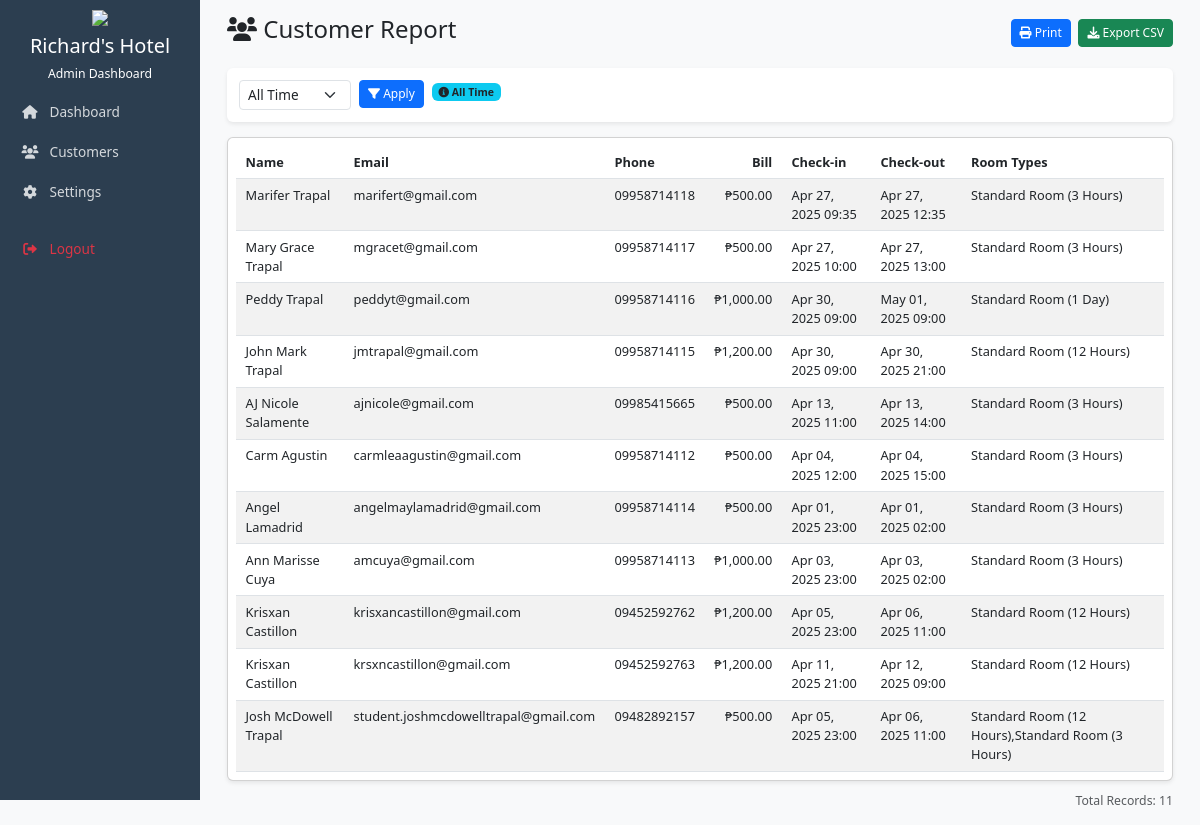
Page /admin/customer_report.php (signed in) on the committed database.
### tables this page shows
CREATE TABLE IF NOT EXISTS `customers` (
  `id` int NOT NULL AUTO_INCREMENT,
  `first_name` varchar(50) NOT NULL,
  `last_name` varchar(50) NOT NULL,
  `email` varchar(100) DEFAULT NULL,
  `username` varchar(50) NOT NULL,
  `password` varchar(255) NOT NULL,
  `phone` varchar(20) NOT NULL,
  `address` text,
  `id_type` varchar(50) NOT NULL,
  `id_number` varchar(50) NOT NULL,
  `created_at` timestamp NOT NULL DEFAULT CURRENT_TIMESTAMP,
  `updated_at` timestamp NOT NULL DEFAULT CURRENT_TIMESTAMP ON UPDATE CURRENT_TIMESTAMP,
  PRIMARY KEY (`id`),
  UNIQUE KEY `email` (`email`)
);

### admin/customer_report.php (the view, shortened to what this page needs)
<?php
require_once '../config/database.php';
$filter = isset($_GET['filter']) ? $_GET['filter'] : 'all';
$date_filter_sql = "";
$filter_description = "All Time";
try {
$stmt = $pdo->prepare("
SELECT
    c.*,
    COUNT(DISTINCT b.id) as total_bookings,
    SUM(CASE WHEN b.status != 'cancelled' THEN b.total_amount ELSE 0 END) as total_spent,
    MAX(b.created_at) as last_booking_date,
    GROUP_CONCAT(DISTINCT rt.name) as room_types_booked,
    DATE_FORMAT(MAX(b.check_in), '%Y-%m-%d %H:%i') as latest_check_in,
    DATE_FORMAT(MAX(b.check_out), '%Y-%m-%d %H:%i') as latest_check_out
FROM customers c
LEFT JOIN bookings b ON c.id = b.customer_id
LEFT JOIN rooms r ON b.room_id = r.id
LEFT JOIN room_types rt ON r.room_type_id = rt.id
WHERE 1=1 $date_filter_sql
GROUP BY c.id
ORDER BY c.created_at DESC
");
    $stmt->execute();
    $customers = $stmt->fetchAll(PDO::FETCH_ASSOC);
} catch (PDOException $e) {
    die("Error: " . $e->getMessage());
}
?>
<!DOCTYPE html>
<html lang="en">
<head>
    <link href="https://cdn.jsdelivr.net/npm/bootstrap@5.3.0/dist/css/bootstrap.min.css" rel="stylesheet">
    <link rel="stylesheet" href="https://cdnjs.cloudflare.com/ajax/libs/font-awesome/6.0.0/css/all.min.css">
    <link rel="stylesheet" href="https://cdn.jsdelivr.net/npm/flatpickr/dist/flatpickr.min.css">
</head>
<body class="bg-light">
    <nav class="sidebar">
        <div class="text-center mb-2">
        <img src="../images/logo.png" class="mb-2" style="width: 80px; height: auto;">
            <h5 class="mb-1">Richard's Hotel</h5>
            <small>Admin Dashboard</small>
        </div>
        <ul class="nav flex-column">
            <li class="nav-item">
                <a class="nav-link active" href="dashboard.php">
                    <i class="fas fa-home"></i> Dashboard
                </a>
            </li>
            <li class="nav-item">
                <a class="nav-link" href="customer_report.php">
                    <i class="fas fa-users"></i> Customers
                </a>
            </li>
            <li class="nav-item">
                <a class="nav-link" href="#" data-bs-toggle="modal" data-bs-target="#settingsModal">
                    <i class="fas fa-cog"></i> Settings
                </a>
            </li>
            <li class="nav-item mt-3">
                <a class="nav-link text-danger" href="logout.php">
                    <i class="fas fa-sign-out-alt"></i> Logout
                </a>
            </li>
        </ul>
    </nav>
    <div class="main-content">
        <div class="container-fluid">
            <div class="d-flex justify-content-between align-items-center mb-3">
                <h2><i class="fas fa-users"></i> Customer Report</h2>
                <div class="no-print">
                    <button onclick="window.print()" class="btn btn-sm btn-primary me-1">
                        <i class="fas fa-print"></i> Print
                    </button>
                    <button onclick="exportToCSV()" class="btn btn-sm btn-success">
                        <i class="fas fa-download"></i> Export CSV
                    </button>
                </div>
            </div>
            <div class="filter-card no-print">
                <form id="filter-form" method="GET" class="row g-2">
                    <div class="col-auto">
                        <select name="filter" id="filter-select" class="form-select form-select-sm">
                            <option value="all" <?= $filter == 'all' ? 'selected' : '' ?>>All Time</option>
                        </select>
                    </div>
                    <div class="col-auto">
                        <button type="submit" class="btn btn-sm btn-primary">
                            <i class="fas fa-filter"></i> Apply
                        </button>
                    </div>
                    <div class="col ms-auto">
                        <span class="badge bg-info text-dark">
                            <i class="fas fa-info-circle"></i> <?= $filter_description ?>
                        </span>
                    </div>
                </form>
            </div>
            <div class="card">
                <div class="card-body p-2">
                    <div class="table-responsive">
                        <table class="table table-sm table-striped table-hover mb-0">
                <thead>
                <tr>
                    <th>Name</th>
                    <th>Email</th>
                    <th>Phone</th>
                    <th class="text-end">Bill</th>
                    <th>Check-in</th>
                    <th>Check-out</th>
                    <th>Room Types</th>
                  </tr>
</thead>
<tbody>
    <?php if(count($customers) > 0): ?>
        <?php foreach ($customers as $customer): ?>
        <tr>
            <td><?= htmlspecialchars($customer['first_name'] . ' ' . $customer['last_name']) ?></td>
            <td><?= htmlspecialchars($customer['email']) ?></td>
            <td><?= htmlspecialchars($customer['phone']) ?></td>
            <td class="text-end">₱<?= number_format($customer['total_spent'], 2) ?></td>
            <td><?= $customer['latest_check_in'] ? date('M d, Y H:i', strtotime($customer['latest_check_in'])) : 'N/A' ?></td>
            <td><?= $customer['latest_check_out'] ? date('M d, Y H:i', strtotime($customer['latest_check_out'])) : 'N/A' ?></td>
            <td><?= htmlspecialchars($customer['room_types_booked'] ?: 'None') ?></td>
        </tr>
        <?php endforeach; ?>
    <?php else: ?>
        <tr>
            <td colspan="10" class="text-center">No customer data found for the selected time period.</td>
        </tr>
    <?php endif; ?>
</tbody>
                        </table>
                    </div>
                </div>
            </div>
            <div class="mt-2 text-end no-print">
                <small class="text-muted">Total Records: <?= count($customers) ?></small>
            </div>
        </div>
    </div>
</body>
</html>

### admin/customer_report.php (style rules this page uses)
:root { --sidebar-width: 200px; }
body { font-size: 0.875rem; }
.sidebar { width: var(--sidebar-width); height: 100vh; position: fixed; left: 0; top: 0; background: #2c3e50; color: white; padding-top: 10px; z-index: 1000; }
.sidebar .nav-link { color: rgba(255,255,255,0.8); padding: 8px 12px; margin: 2px 8px; border-radius: 4px; transition: all 0.3s; font-size: 0.85rem; }
.sidebar .nav-link i { width: 20px; text-align: center; margin-right: 6px; }
.main-content { margin-left: var(--sidebar-width); padding: 15px; }
.filter-card { border-radius: 6px; box-shadow: 0 2px 4px rgba(0,0,0,0.08); background: white; margin-bottom: 15px; padding: 12px; }
.card { border-radius: 6px; box-shadow: 0 2px 4px rgba(0,0,0,0.08); }
.btn-sm { padding: 0.25rem 0.5rem; font-size: 0.75rem; }
.form-control, .form-select { padding: 0.25rem 0.5rem; font-size: 0.85rem; min-height: auto; }
.table { font-size: 0.8rem; }
.table > :not(caption) > * > * { padding: 0.4rem 0.6rem; }
h2 { font-size: 1.5rem; }
h5 { font-size: 1.25rem; }

### rows in the picture
customers: first_name+last_name "Marifer Trapal", email "marifert@gmail.com", phone "09958714118", total_spent "500.00", latest_check_in "Apr 27, 2025 09:35", latest_check_out "Apr 27, 2025 12:35", room_types_booked "Standard Room (3 Hours)"
customers: first_name+last_name "Mary Grace Trapal", email "mgracet@gmail.com", phone "09958714117", total_spent "500.00", latest_check_in "Apr 27, 2025 10:00", latest_check_out "Apr 27, 2025 13:00", room_types_booked "Standard Room (3 Hours)"
customers: first_name+last_name "Peddy Trapal", email "peddyt@gmail.com", phone "09958714116", total_spent "1,000.00", latest_check_in "Apr 30, 2025 09:00", latest_check_out "May 01, 2025 09:00", room_types_booked "Standard Room (1 Day)"
customers: first_name+last_name "John Mark Trapal", email "jmtrapal@gmail.com", phone "09958714115", total_spent "1,200.00", latest_check_in "Apr 30, 2025 09:00", latest_check_out "Apr 30, 2025 21:00", room_types_booked "Standard Room (12 Hours)"
customers: first_name+last_name "AJ Nicole Salamente", email "ajnicole@gmail.com", phone "09985415665", total_spent "500.00", latest_check_in "Apr 13, 2025 11:00", latest_check_out "Apr 13, 2025 14:00", room_types_booked "Standard Room (3 Hours)"
customers: first_name+last_name "Carm Agustin", email "carmleaagustin@gmail.com", phone "09958714112", total_spent "500.00", latest_check_in "Apr 04, 2025 12:00", latest_check_out "Apr 04, 2025 15:00", room_types_booked "Standard Room (3 Hours)"
customers: first_name+last_name "Angel Lamadrid", email "angelmaylamadrid@gmail.com", phone "09958714114", total_spent "500.00", latest_check_in "Apr 01, 2025 23:00", latest_check_out "Apr 01, 2025 02:00", room_types_booked "Standard Room (3 Hours)"
customers: first_name+last_name "Ann Marisse Cuya", email "amcuya@gmail.com", phone "09958714113", total_spent "1,000.00", latest_check_in "Apr 03, 2025 23:00", latest_check_out "Apr 03, 2025 02:00", room_types_booked "Standard Room (3 Hours)"
customers: first_name+last_name "Krisxan Castillon", email "krisxancastillon@gmail.com", phone "09452592762", total_spent "1,200.00", latest_check_in "Apr 05, 2025 23:00", latest_check_out "Apr 06, 2025 11:00", room_types_booked "Standard Room (12 Hours)"
customers: first_name+last_name "Krisxan Castillon", email "krsxncastillon@gmail.com", phone "09452592763", total_spent "1,200.00", latest_check_in "Apr 11, 2025 21:00", latest_check_out "Apr 12, 2025 09:00", room_types_booked "Standard Room (12 Hours)"
customers: first_name+last_name "Josh McDowell Trapal", email "student.joshmcdowelltrapal@gmail.com", phone "09482892157", total_spent "500.00", latest_check_in "Apr 05, 2025 23:00", latest_check_out "Apr 06, 2025 11:00", room_types_booked "Standard Room (12 Hours),Standard Room (3 Hours)"

### other values in the picture
$filter_description "All Time"
count($customers) "11"
